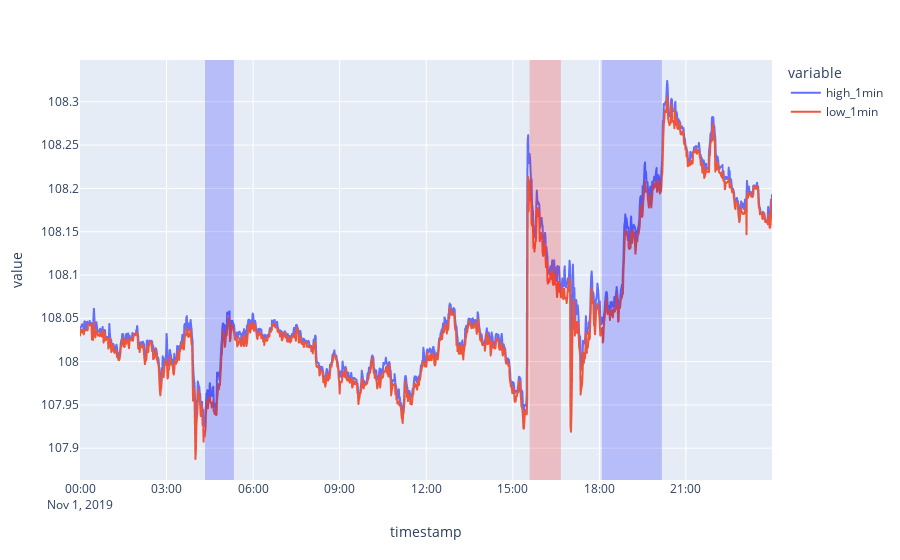

Here is the notebook cell this chart was saved with:
### Code cell
freq = "5min"
uptrend = df.loc[plot_date, f"uptrend_{freq}"]
downtrend = df.loc[plot_date, f"downtrend_{freq}"]

fig = px.line(df.loc[plot_date, ["high_1min", "low_1min"]])
plot_bool_series(fig, uptrend, "blue")
plot_bool_series(fig, downtrend, "red")
fig.show()

### Figure 1 — Plotly figure (JSON) as saved in the notebook; plotly's stock layout.template omitted (floating-point values rounded to 4 significant figures; data arrays with more than 128 entries replaced by an {"elided": "..."} marker saying what was removed)
{"data": [{"hovertemplate": "variable=high_1min<br>timestamp=%{x}<br>value=%{y}<extra></extra>", "legendgroup": "high_1min", "line": {"color": "#636efa", "dash": "solid"}, "marker": {"symbol": "circle"}, "mode": "lines", "name": "high_1min", "showlegend": true, "type": "scattergl", "x": {"elided": "1440 str values"}, "xaxis": "x", "y": {"elided": "1440 float values"}, "yaxis": "y"}, {"hovertemplate": "variable=low_1min<br>timestamp=%{x}<br>value=%{y}<extra></extra>", "legendgroup": "low_1min", "line": {"color": "#EF553B", "dash": "solid"}, "marker": {"symbol": "circle"}, "mode": "lines", "name": "low_1min", "showlegend": true, "type": "scattergl", "x": {"elided": "1440 str values"}, "xaxis": "x", "y": {"elided": "1440 float values"}, "yaxis": "y"}], "layout": {"autosize": true, "legend": {"title": {"text": "variable"}, "tracegroupgap": 0}, "margin": {"t": 60}, "shapes": [{"fillcolor": "blue", "line": {"width": 0}, "opacity": 0.2, "type": "rect", "x0": "2019-11-01T04:20:00", "x1": "2019-11-01T05:20:00", "xref": "x", "y0": 0, "y1": 1, "yref": "y domain"}, {"fillcolor": "blue", "line": {"width": 0}, "opacity": 0.2, "type": "rect", "x0": "2019-11-01T18:05:00", "x1": "2019-11-01T20:10:00", "xref": "x", "y0": 0, "y1": 1, "yref": "y domain"}, {"fillcolor": "red", "line": {"width": 0}, "opacity": 0.2, "type": "rect", "x0": "2019-11-01T15:35:00", "x1": "2019-11-01T16:40:00", "xref": "x", "y0": 0, "y1": 1, "yref": "y domain"}], "xaxis": {"anchor": "y", "autorange": true, "domain": [0, 1], "range": ["2019-11-01", "2019-11-01 23:59"], "title": {"text": "timestamp"}, "type": "date"}, "yaxis": {"anchor": "x", "autorange": true, "domain": [0, 1], "range": [107.9, 108.3], "title": {"text": "value"}, "type": "linear"}}}
